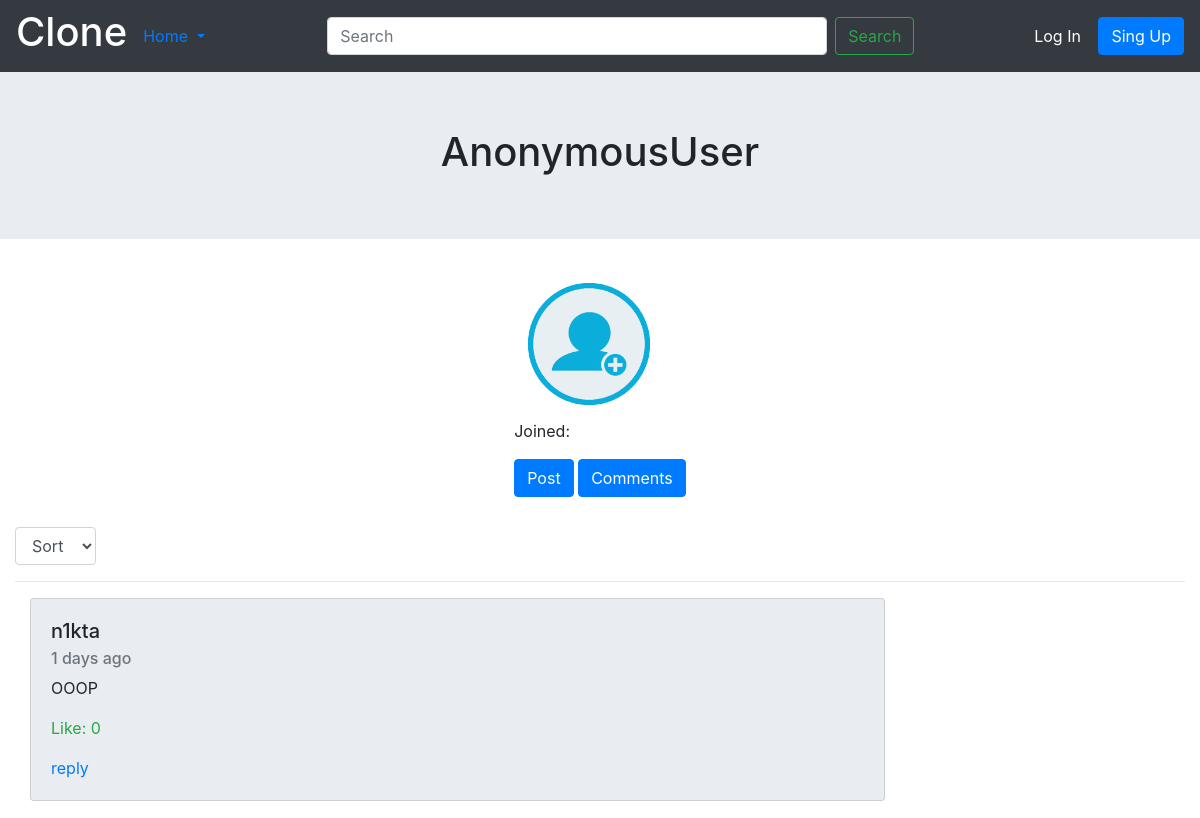
Before: /n1kta/comments with the older database file.
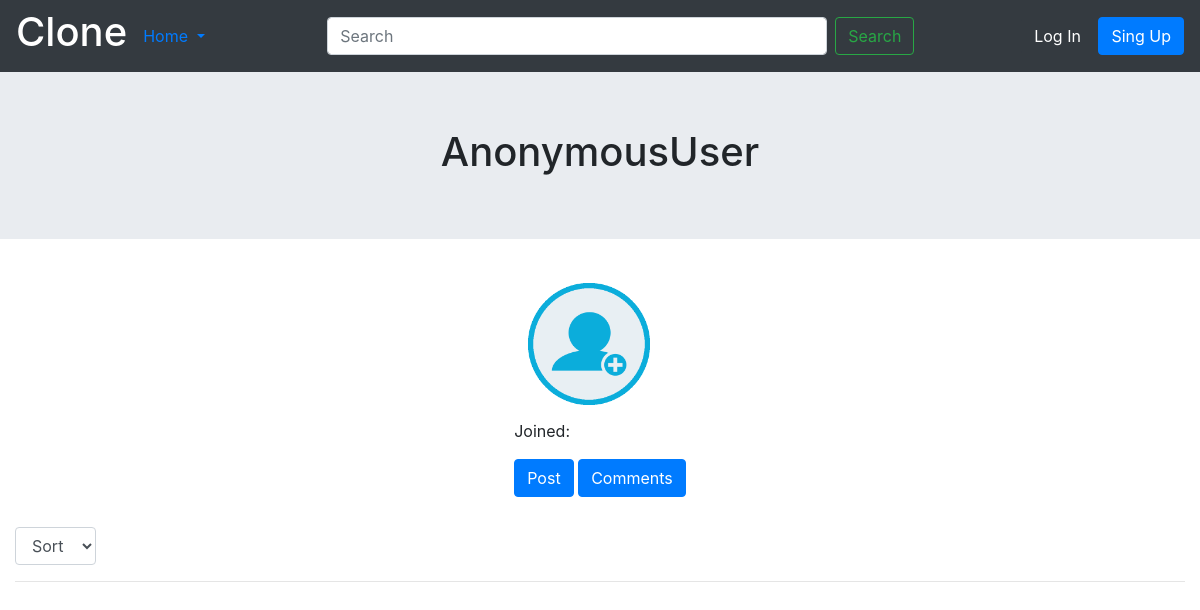
After: the same page with the newer database file.
### reddit/models.py (models this page shows, shortened)
class CommentsModel(models.Model):
    text = models.TextField()
    created = models.DateTimeField(auto_now_add=True)
    article_id = models.IntegerField(null=True, blank=True)
    user = models.ForeignKey(User, on_delete=models.CASCADE)
    likes = models.ManyToManyField(User, related_name='comments_likes', blank=True)
    def get_date(self):
        time = datetime.now()
        if self.created.day == time.day:
            return str(time.hour - self.created.hour) + " hours ago"
        else:
            if self.created.month == time.month:
                return f"{time.day - self.created.day} days ago"
            else:
                if self.created.year == time.year:
                    return f"{time.month - self.created.month} months ago"
        return self.created

### reddit/views.py (the view)
# urls.py: path('<str:profile_name>/comments', profile_comments, name='profile_comments'),
def profile_comments(request, profile_name):
    current_comments = CommentsModel.objects.filter(user=User.objects.get(username=profile_name))
    return render(request, 'profile_comments.html', {'current_comments': current_comments})

### templates/profile_comments.html (shortened to what this page needs)
{% extends 'profile.html' %}
{% load static %}
{% block content %}
    <section style="background: rgb(233, 236, 240);">
        <div class="container">
            <div class="d-flex justify-content-center">
                <h1 style="padding: 5%;">{{ user }}</h1>
            </div>
        </div>
    </section>
    <section style="margin-top: 2.5%;">
        <div class="container">
            <div class="row">
                <div class="col-md-12">
                    <div class="d-flex justify-content-center">
                        <div class="">
                            <img src="{% static 'img/signup.png' %}" width="150px">
                            <p>Joined: {{ user.date_joined|date:'d-m-Y' }}</p>
                            <a class="btn btn-primary" href="{% url 'profile_post' user %}">Post</a>
                            <a class="btn btn-primary" href="{% url 'profile_comments' user %}">Comments</a>
                        </div>
                    </div>
                </div>
            </div>
        </div>
    </section>
    <section style="margin-top: 2.5%;">
        <div class="container-fluid">
            <div class="row">
                <div class="col-9">
                    <div class="d-flex justify-content-start">
                        <form method="POST">
                            <select class="form-control" id="exampleFormControlSelect1" name="articles_sort" onChange="form.submit();">
                                <option value="sort" hidden selected>Sort</option>
                            </select>
                        </form>
                    </div>
                </div>
            </div>
            <hr>
        </div>
    </section>
    <section style="margin-top: 1%;">
        <div class="container-fluid">
            <div class="col-md-12">
                {% for comment in current_comments %}
                    <div class="card d-flex" style="background: rgb(233, 236, 240); width: 75%; margin-bottom: 1.5%;">
                        <div class="card-body">
                            <h5 class="card-title">{{ comment.user }}</h5>
                            <h6 class="card-subtitle mb-2 text-muted">{{ comment.get_date }}</h6>
                            <p class="card-text">{{ comment.text }}</p>
                            <p style="margin-top: 1.5%;" class="card-text text-success">Like: {{ comment.likes.count }}</p>
                            <a class="btn-link" href="#">reply</a>
                        </div>
                    </div>
                {% endfor %}
            </div>
        </div>
    </section>
{% endblock content %}

Changed rows visible on the page:
removed CommentsModel: user "n1kta", get_date "1 days ago", text "OOOP", likes.count "0"
